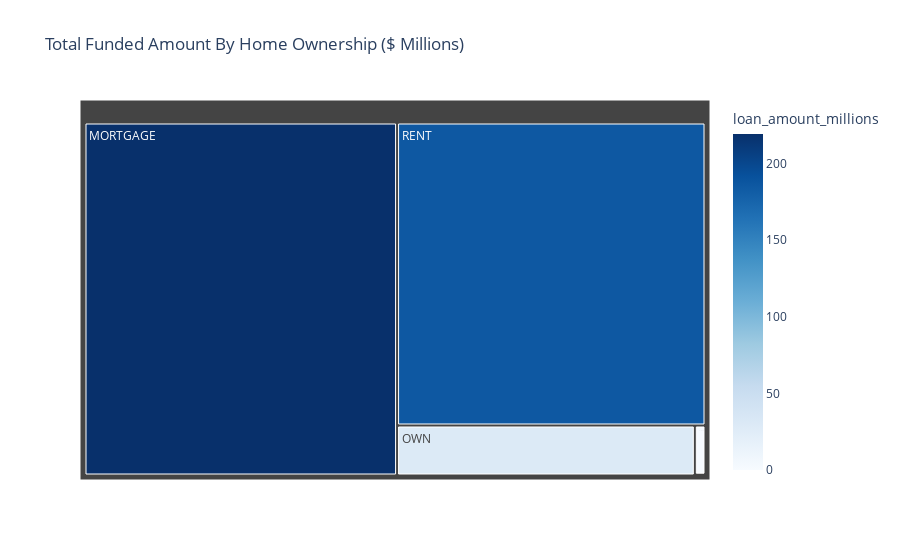

The notebook cell saved with this chart:
### Markdown cell above
### Home Ownership by Total Funded Amount

### Code cell
home_funding = df.groupby('home_ownership')['loan_amount'].sum().reset_index()
home_funding['loan_amount_millions'] = home_funding['loan_amount'] / 1000000

fig=px.treemap(
    home_funding,
    path = ['home_ownership'],
    values='loan_amount_millions',
    color = 'loan_amount_millions',
    color_continuous_scale = 'Blues',
    title = 'Total Funded Amount By Home Ownership ($ Millions)'
)

fig.show()

### Figure 1 — Plotly figure (JSON) as saved in the notebook; plotly's stock layout.template omitted (floating-point values rounded to 4 significant figures)
{"data": [{"branchvalues": "total", "customdata": [[219.3], [0.0168], [1.045], [29.6], [185.8]], "domain": {"x": [0, 1], "y": [0, 1]}, "hovertemplate": "labels=%{label}<br>loan_amount_millions_sum=%{value}<br>parent=%{parent}<br>id=%{id}<br>loan_amount_millions=%{color}<extra></extra>", "ids": ["MORTGAGE", "NONE", "OTHER", "OWN", "RENT"], "labels": ["MORTGAGE", "NONE", "OTHER", "OWN", "RENT"], "marker": {"coloraxis": "coloraxis", "colors": [219.3, 0.0168, 1.045, 29.6, 185.8]}, "name": "", "parents": ["", "", "", "", ""], "type": "treemap", "values": [219.3, 0.0168, 1.045, 29.6, 185.8]}], "layout": {"coloraxis": {"colorbar": {"title": {"text": "loan_amount_millions"}}, "colorscale": [[0, "rgb(247,251,255)"], [0.125, "rgb(222,235,247)"], [0.25, "rgb(198,219,239)"], [0.375, "rgb(158,202,225)"], [0.5, "rgb(107,174,214)"], [0.625, "rgb(66,146,198)"], [0.75, "rgb(33,113,181)"], [0.875, "rgb(8,81,156)"], [1, "rgb(8,48,107)"]]}, "legend": {"tracegroupgap": 0}, "title": {"text": "Total Funded Amount By Home Ownership ($ Millions)"}}}
